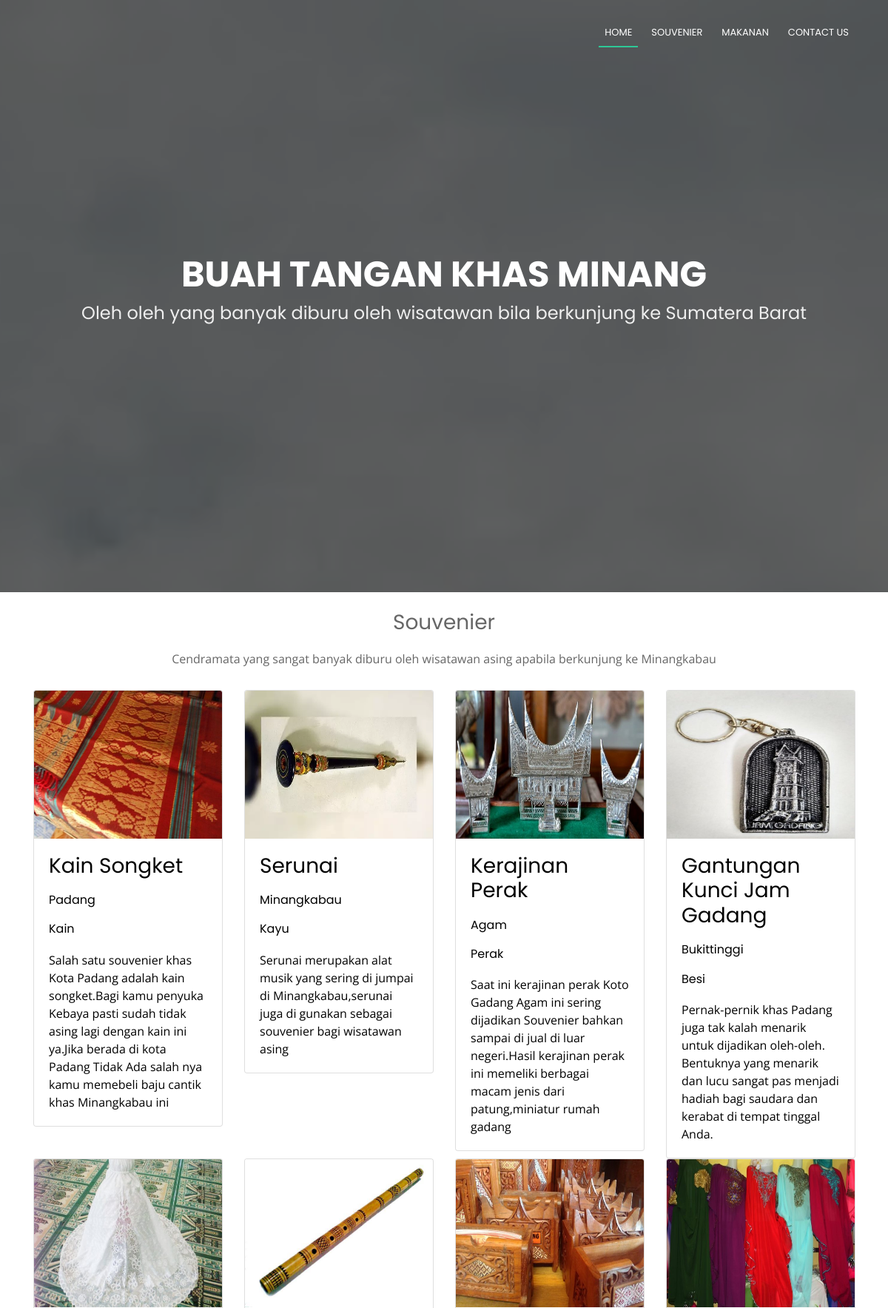
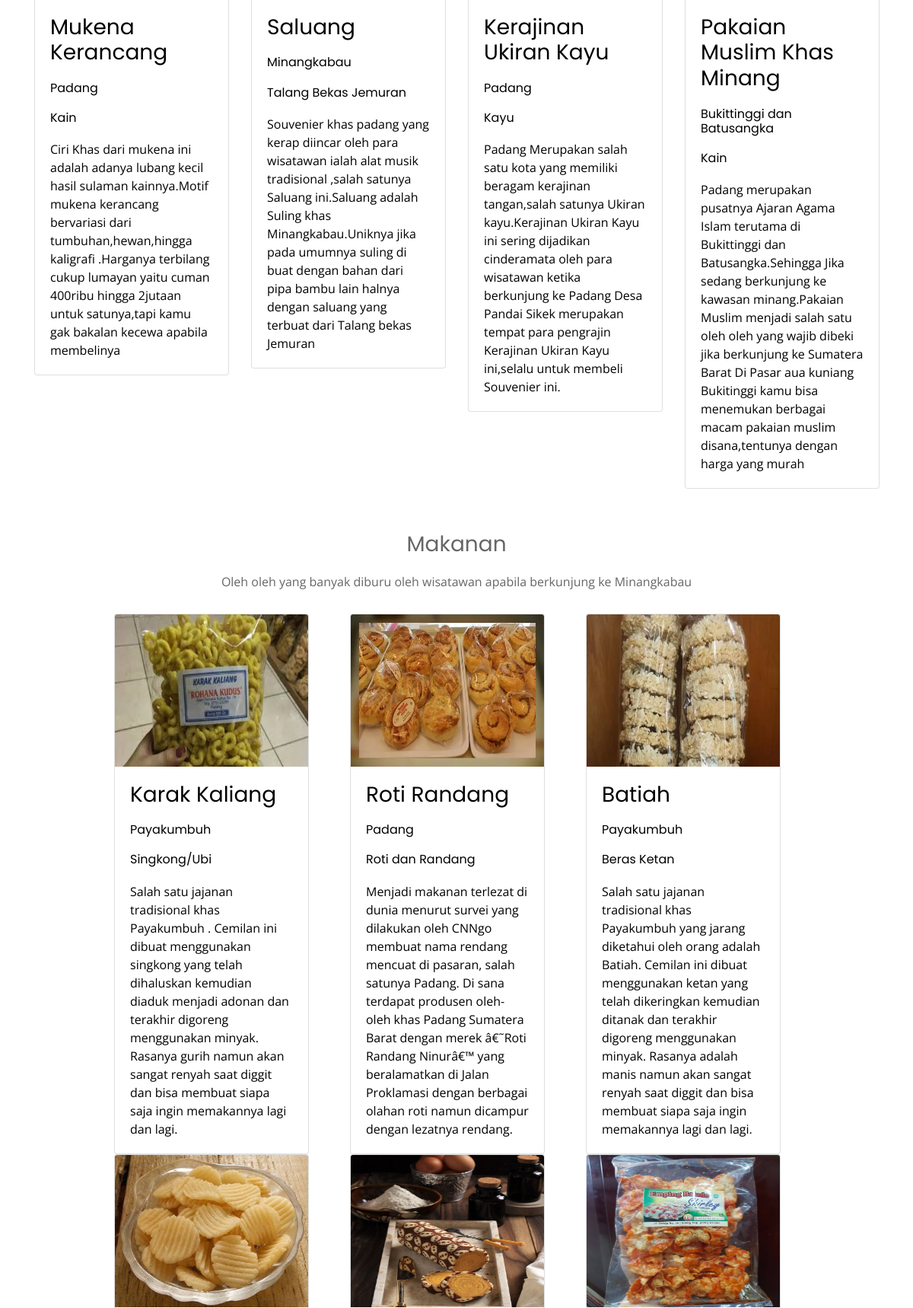
The page / (upper part) on the database its author committed (2 pictures, top to bottom).
### tables this page shows
CREATE TABLE IF NOT EXISTS `produk` (
  `id_produk` int(11) NOT NULL AUTO_INCREMENT,
  `nama_produk` varchar(50) NOT NULL,
  `gambar_produk` varchar(255) NOT NULL,
  `deskripsi_produk` text NOT NULL,
  `asal_produk` varchar(50) NOT NULL,
  `bahan_produk` varchar(50) NOT NULL,
  PRIMARY KEY (`id_produk`)
);

CREATE TABLE IF NOT EXISTS `makanan` (
  `id_makanan` int(11) NOT NULL AUTO_INCREMENT,
  `nama_makanan` varchar(50) NOT NULL,
  `gambar_makanan` varchar(255) NOT NULL,
  `deskripsi_makanan` text NOT NULL,
  `asal_makanan` varchar(50) NOT NULL,
  `bahan_makanan` varchar(50) NOT NULL,
  PRIMARY KEY (`id_makanan`)
);

### functions/souvenirfunction.php (called while the page is built)
<?php
$conn = mysqli_connect("localhost","root","","db_buahtangan");
function query($query){
	global $conn;
	$result = mysqli_query($conn,$query);
	$rows = [];
	while ($row = mysqli_fetch_assoc($result)) {
		$rows[] = $row;
	}
	return $rows;
}
?>

### index.php (the view, shortened to what this page needs)
<?php
require 'functions/souvenirfunction.php';
?>
<!DOCTYPE html>
<html lang="en">
<head>
<link rel="stylesheet" href="https://stackpath.bootstrapcdn.com/bootstrap/4.4.1/css/bootstrap.min.css">
  <link href="lib/bootstrap/css/bootstrap.min.css" rel="stylesheet">
  <link href="lib/font-awesome/css/font-awesome.min.css" rel="stylesheet">
  <link href="lib/animate/animate.min.css" rel="stylesheet">
  <link rel="stylesheet" href="css/style.css">
</head>
<body>
  <header id="header">
    <div class="container">
      <nav id="nav-menu-container">
        <ul class="nav-menu">
          <li class="menu-active"><a href="#hero">Home</a></li>
          <li><a href="#souvenier">Souvenier</a></li>
          <li><a href="#Makanan">Makanan</a></li>
          <li><a href="#contact">Contact Us</a></li>
        </ul>
      </nav>
    </div>
  </header>
  <section id="hero">
    <div class="hero-container">
      <h1>Buah Tangan Khas Minang</h1>
      <h2>Oleh oleh yang banyak diburu oleh wisatawan bila berkunjung ke Sumatera Barat</h2>
    </div>
  </section>
  <main id="main">
    <section id="souvenier">
      <div class="container wow fadeIn">
        <div class="section-header text-center"><br>
          <h3 class="section-title">Souvenier</h3>
          <p class="section-description">Cendramata yang sangat banyak diburu oleh wisatawan asing apabila berkunjung ke Minangkabau</p>
          </div>
          <div class="row">
          <?php $souvenier = query("SELECT * FROM produk");?>
          <?php foreach ($souvenier as $row):
        ?>
        <div class="col-sm-3">
          <a style="text-decoration: none; color: black;" href="#" data-toggle="modal" data-target="#myModal<?= $row['id_produk']; ?>">
            <div class="card" style="width: 16rem;">
              <img src="admin/img/<?= $row["gambar_produk"]; ?>" class="card-img-top" style="width: 254px; height: 200px;">
              <div class="card-body">
              <h3 style="text-decoration: bold;"><?=$row["nama_produk"]; ?></h3>
              <h6 style="text-decoration: bold;"><?=$row["asal_produk"];?></h6>
              <h6 style="text-decoration: bold;"><?=$row["bahan_produk"];?></h6>
              <p class="card-text"><?=$row["deskripsi_produk"];?></p>
              </div>
              </div>
              </a>
              </div>
      <?php endforeach; ?>
     </div>
   </div>
    </section>
    <?php
    foreach ($souvenier as $row):
    ?>
    <div class="container">
      <div class="row">
        <div class="col-md-12">
        </div>
      </div>
    <?php endforeach; ?>
    </div>
    <br>
    <section id="Makanan">
      <div class="container wow fadeIn">
        <div class="section-header text-center"><br>
          <h3 class="section-title">Makanan</h3>
          <p class="section-description">Oleh oleh yang banyak diburu oleh wisatawan apabila berkunjung ke Minangkabau</p>
          </div>
          <div class="row">
          <?php $makanan = query("SELECT * FROM makanan");?>
          <?php foreach ($makanan as $row):
        ?>
        <div class="col-md-4">
          <a style="text-decoration: none; color: black;" href="#" data-toggle="modal" data-target="#myModal1<?= $row['id_makanan']; ?>">
            <div class="card" style="width: 16rem;">
              <img src="admin/img/<?= $row["gambar_makanan"]; ?>" class="card-img-top" style="width: 254px; height: 200px;">
              <div class="card-body">
              <h3 style="text-decoration: bold;"><?=$row["nama_makanan"]; ?></h3>
              <h6 style="text-decoration: bold;"><?=$row["asal_makanan"];?></h6>
              <h6 style="text-decoration: bold;"><?=$row["bahan_makanan"];?></h6>
              <p class="card-text"><?=$row["deskripsi_makanan"];?></p>
              </div>
              </div>
              </a>
              </div>
      <?php endforeach; ?>
     </div>
    </div>
    </section>
  </main>
</body>
</html>

### css/style.css (style rules this page uses)
body { background: #fff; color: #666666; font-family: "Open Sans", sans-serif; }
a { color: #2dc997; }
p { padding: 0; margin: 0 0 30px 0; }
h1, h2, h3, h4, h5, h6 { font-family: "Poppins", sans-serif; font-weight: 400; margin: 0 0 20px 0; padding: 0; }
#header { padding: 30px 0; height: 92px; position: fixed; left: 0; top: 0; right: 0; transition: all 0.5s; z-index: 997; }
#hero { width: 100%; height: 100vh; background: url(../img/rumahgadang.jpg) top center; background-size: cover; position: relative; }
@media (min-width: 1024px) { #hero { background-attachment: fixed; } }
#hero:before { content: ""; background: rgba(0, 0, 0, 0.6); position: absolute; bottom: 0; top: 0; left: 0; right: 0; }
#hero .hero-container { position: absolute; bottom: 0; top: 0; left: 0; right: 0; display: flex; justify-content: center; align-items: center; flex-direction: column; text-align: center; }
#hero h1 { margin: 30px 0 10px 0; font-size: 48px; font-weight: 700; line-height: 56px; text-transform: uppercase; color: #fff; }
#hero h2 { color: #eee; margin-bottom: 50px; font-size: 24px; }
.nav-menu, .nav-menu * { margin: 0; padding: 0; list-style: none; }
.nav-menu li { position: relative; white-space: nowrap; }
.nav-menu > li { float: left; }
#nav-menu-container { float: right; margin: 0; }
.nav-menu a { padding: 0 8px 10px 8px; text-decoration: none; display: inline-block; color: #fff; font-family: "Poppins", sans-serif; font-weight: 400; text-transform: uppercase; font-size: 13px; outline: none; }
.nav-menu > li { margin-left: 10px; }
.nav-menu > li > a:before { content: ""; position: absolute; width: 100%; height: 2px; bottom: 0; left: 0; background-color: #2dc997; visibility: hidden; -webkit-transform: scaleX(0); transform: scaleX(0); -webkit-transition: all 0.3s ease-in-out 0s; transition: all 0.3s ease-in-out 0s; }
.nav-menu a:hover:before, .nav-menu li:hover > a:before, .nav-menu .menu-active > a:before { visibility: visible; -webkit-transform: scaleX(1); transform: scaleX(1); }
#mobile-nav { position: fixed; top: 0; padding-top: 18px; bottom: 0; z-index: 998; background: rgba(52, 59, 64, 0.9); left: -260px; width: 260px; overflow-y: auto; transition: 0.4s; }
#mobile-nav ul { padding: 0; margin: 0; list-style: none; }
#mobile-nav ul li { position: relative; }
#mobile-nav ul li a { color: #fff; font-size: 16px; overflow: hidden; padding: 10px 22px 10px 15px; position: relative; text-decoration: none; width: 100%; display: block; outline: none; }

### rows shown on the page
produk: gambar_produk (picture), nama_produk "Kain Songket", asal_produk "Padang", bahan_produk "Kain", deskripsi_produk "Salah satu souvenier khas Kota Padang adalah kain songket.Bagi kamu penyuka Kebaya pasti sudah tidak asing lagi dengan kain ini ya.Jika berada di kota Padang Tidak Ada salah nya kamu memebeli baju cantik khas Minangkabau ini"
produk: gambar_produk (picture), nama_produk "Serunai", asal_produk "Minangkabau", bahan_produk "Kayu", deskripsi_produk "Serunai merupakan alat musik yang sering di jumpai di Minangkabau,serunai juga di gunakan sebagai souvenier bagi wisatawan asing"
produk: gambar_produk (picture), nama_produk "Kerajinan Perak", asal_produk "Agam", bahan_produk "Perak", deskripsi_produk "Saat ini kerajinan perak Koto Gadang Agam ini sering dijadikan Souvenier bahkan sampai di jual di luar negeri.Hasil kerajinan perak ini memeliki berbagai macam jenis dari patung,miniatur rumah gadang"
produk: gambar_produk (picture), nama_produk "Gantungan Kunci Jam Gadang", asal_produk "Bukittinggi", bahan_produk "Besi", deskripsi_produk "Pernak-pernik khas Padang juga tak kalah menarik untuk dijadikan oleh-oleh. Bentuknya yang menarik dan lucu sangat pas menjadi hadiah bagi saudara dan kerabat di tempat tinggal Anda."
produk: gambar_produk (picture), nama_produk "Mukena Kerancang", asal_produk "Padang", bahan_produk "Kain", deskripsi_produk "Ciri Khas dari mukena ini adalah adanya lubang kecil hasil sulaman kainnya.Motif mukena kerancang bervariasi dari tumbuhan,hewan,hingga kaligrafi .Harganya terbilang cukup lumayan yaitu cuman 400ribu hingga 2jutaan untuk satunya,tapi kamu gak bakalan kecewa apabila membelinya"
produk: gambar_produk (picture), nama_produk "Saluang", asal_produk "Minangkabau", bahan_produk "Talang Bekas Jemuran", deskripsi_produk "Souvenier khas padang yang kerap diincar oleh para wisatawan ialah alat musik tradisional ,salah satunya Saluang ini.Saluang adalah Suling khas Minangkabau.Uniknya jika pada umumnya suling di buat dengan bahan dari pipa bambu lain halnya dengan saluang yang terbuat dari Talang bekas Jemuran"
produk: gambar_produk (picture), nama_produk "Kerajinan Ukiran Kayu", asal_produk "Padang", bahan_produk "Kayu", deskripsi_produk "Padang Merupakan salah satu kota yang memiliki beragam kerajinan tangan,salah satunya Ukiran kayu.Kerajinan Ukiran Kayu ini sering dijadikan cinderamata oleh para wisatawan ketika berkunjung ke Padang Desa Pandai Sikek merupakan tempat para pengrajin Kerajinan Ukiran Kayu ini,selalu untuk membeli Souvenier ini."
produk: gambar_produk (picture), nama_produk "Pakaian Muslim Khas Minang", asal_produk "Bukittinggi dan Batusangka", bahan_produk "Kain", deskripsi_produk "Padang merupakan pusatnya Ajaran Agama Islam terutama di Bukittinggi dan Batusangka.Sehingga Jika sedang berkunjung ke kawasan minang.Pakaian Muslim menjadi salah satu oleh oleh yang wajib dibeki jika berkunjung ke Sumatera Barat Di Pasar aua kuniang Bukitinggi kamu bisa menemukan berbagai macam pakaian muslim disana,tentunya dengan harga yang murah"
makanan: gambar_makanan (picture), nama_makanan "Karak Kaliang", asal_makanan "Payakumbuh", bahan_makanan "Singkong/Ubi", deskripsi_makanan "Salah satu jajanan tradisional khas Payakumbuh . Cemilan ini dibuat menggunakan singkong yang telah dihaluskan kemudian diaduk menjadi adonan dan terakhir digoreng menggunakan minyak. Rasanya gurih namun akan sangat renyah saat diggit dan bisa membuat siapa saja ingin memakannya lagi dan lagi."
makanan: gambar_makanan (picture), nama_makanan "Roti Randang", asal_makanan "Padang", bahan_makanan "Roti dan Randang", deskripsi_makanan "Menjadi makanan terlezat di dunia menurut survei yang dilakukan oleh CNNgo membuat nama rendang mencuat di pasaran, salah satunya Padang. Di sana terdapat produsen oleh-oleh khas Padang Sumatera Barat dengan merek â€˜Roti Randang Ninurâ€™ yang beralamatkan di Jalan Proklamasi dengan berbagai olahan roti namun dicampur dengan lezatnya rendang."
makanan: gambar_makanan (picture), nama_makanan "Batiah", asal_makanan "Payakumbuh", bahan_makanan "Beras Ketan", deskripsi_makanan "Salah satu jajanan tradisional khas Payakumbuh yang jarang diketahui oleh orang adalah Batiah. Cemilan ini dibuat menggunakan ketan yang telah dikeringkan kemudian ditanak dan terakhir digoreng menggunakan minyak. Rasanya adalah manis namun akan sangat renyah saat diggit dan bisa membuat siapa saja ingin memakannya lagi dan lagi."
makanan: gambar_makanan (picture)
makanan: gambar_makanan (picture)
makanan: gambar_makanan (picture)
